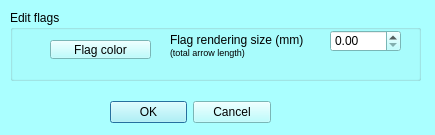
<?xml version="1.0" encoding="UTF-8"?>
<ui version="4.0">
 <class>mqEditAllFLGDialog</class>
 <widget class="QDialog" name="mqEditAllFLGDialog">
  <property name="geometry">
   <rect>
    <x>0</x>
    <y>0</y>
    <width>435</width>
    <height>135</height>
   </rect>
  </property>
  <property name="palette">
   <palette>
    <active>
     <colorrole role="WindowText">
      <brush brushstyle="SolidPattern">
       <color alpha="255">
        <red>0</red>
        <green>0</green>
        <blue>0</blue>
       </color>
      </brush>
     </colorrole>
     <colorrole role="Button">
      <brush brushstyle="SolidPattern">
       <color alpha="255">
        <red>170</red>
        <green>255</green>
        <blue>255</blue>
       </color>
      </brush>
     </colorrole>
     <colorrole role="Light">
      <brush brushstyle="SolidPattern">
       <color alpha="255">
        <red>255</red>
        <green>255</green>
        <blue>255</blue>
       </color>
      </brush>
     </colorrole>
     <colorrole role="Midlight">
      <brush brushstyle="SolidPattern">
       <color alpha="255">
        <red>212</red>
        <green>255</green>
        <blue>255</blue>
       </color>
      </brush>
     </colorrole>
     <colorrole role="Dark">
      <brush brushstyle="SolidPattern">
       <color alpha="255">
        <red>85</red>
        <green>127</green>
        <blue>127</blue>
       </color>
      </brush>
     </colorrole>
     <colorrole role="Mid">
      <brush brushstyle="SolidPattern">
       <color alpha="255">
        <red>113</red>
        <green>170</green>
        <blue>170</blue>
       </color>
      </brush>
     </colorrole>
     <colorrole role="Text">
      <brush brushstyle="SolidPattern">
       <color alpha="255">
        <red>0</red>
        <green>0</green>
        <blue>0</blue>
       </color>
      </brush>
     </colorrole>
     <colorrole role="BrightText">
      <brush brushstyle="SolidPattern">
       <color alpha="255">
        <red>255</red>
        <green>255</green>
        <blue>255</blue>
       </color>
      </brush>
     </colorrole>
     <colorrole role="ButtonText">
      <brush brushstyle="SolidPattern">
       <color alpha="255">
        <red>0</red>
        <green>0</green>
        <blue>0</blue>
       </color>
      </brush>
     </colorrole>
     <colorrole role="Base">
      <brush brushstyle="SolidPattern">
       <color alpha="255">
        <red>255</red>
        <green>255</green>
        <blue>255</blue>
       </color>
      </brush>
     </colorrole>
     <colorrole role="Window">
      <brush brushstyle="SolidPattern">
       <color alpha="255">
        <red>170</red>
        <green>255</green>
        <blue>255</blue>
       </color>
      </brush>
     </colorrole>
     <colorrole role="Shadow">
      <brush brushstyle="SolidPattern">
       <color alpha="255">
        <red>0</red>
        <green>0</green>
        <blue>0</blue>
       </color>
      </brush>
     </colorrole>
     <colorrole role="AlternateBase">
      <brush brushstyle="SolidPattern">
       <color alpha="255">
        <red>212</red>
        <green>255</green>
        <blue>255</blue>
       </color>
      </brush>
     </colorrole>
     <colorrole role="ToolTipBase">
      <brush brushstyle="SolidPattern">
       <color alpha="255">
        <red>255</red>
        <green>255</green>
        <blue>220</blue>
       </color>
      </brush>
     </colorrole>
     <colorrole role="ToolTipText">
      <brush brushstyle="SolidPattern">
       <color alpha="255">
        <red>0</red>
        <green>0</green>
        <blue>0</blue>
       </color>
      </brush>
     </colorrole>
    </active>
    <inactive>
     <colorrole role="WindowText">
      <brush brushstyle="SolidPattern">
       <color alpha="255">
        <red>0</red>
        <green>0</green>
        <blue>0</blue>
       </color>
      </brush>
     </colorrole>
     <colorrole role="Button">
      <brush brushstyle="SolidPattern">
       <color alpha="255">
        <red>170</red>
        <green>255</green>
        <blue>255</blue>
       </color>
      </brush>
     </colorrole>
     <colorrole role="Light">
      <brush brushstyle="SolidPattern">
       <color alpha="255">
        <red>255</red>
        <green>255</green>
        <blue>255</blue>
       </color>
      </brush>
     </colorrole>
     <colorrole role="Midlight">
      <brush brushstyle="SolidPattern">
       <color alpha="255">
        <red>212</red>
        <green>255</green>
        <blue>255</blue>
       </color>
      </brush>
     </colorrole>
     <colorrole role="Dark">
      <brush brushstyle="SolidPattern">
       <color alpha="255">
        <red>85</red>
        <green>127</green>
        <blue>127</blue>
       </color>
      </brush>
     </colorrole>
     <colorrole role="Mid">
      <brush brushstyle="SolidPattern">
       <color alpha="255">
        <red>113</red>
        <green>170</green>
        <blue>170</blue>
       </color>
      </brush>
     </colorrole>
     <colorrole role="Text">
      <brush brushstyle="SolidPattern">
       <color alpha="255">
        <red>0</red>
        <green>0</green>
        <blue>0</blue>
       </color>
      </brush>
     </colorrole>
     <colorrole role="BrightText">
      <brush brushstyle="SolidPattern">
       <color alpha="255">
        <red>255</red>
        <green>255</green>
        <blue>255</blue>
       </color>
      </brush>
     </colorrole>
     <colorrole role="ButtonText">
      <brush brushstyle="SolidPattern">
       <color alpha="255">
        <red>0</red>
        <green>0</green>
        <blue>0</blue>
       </color>
      </brush>
     </colorrole>
     <colorrole role="Base">
      <brush brushstyle="SolidPattern">
       <color alpha="255">
        <red>255</red>
        <green>255</green>
        <blue>255</blue>
       </color>
      </brush>
     </colorrole>
     <colorrole role="Window">
      <brush brushstyle="SolidPattern">
       <color alpha="255">
        <red>170</red>
        <green>255</green>
        <blue>255</blue>
       </color>
      </brush>
     </colorrole>
     <colorrole role="Shadow">
      <brush brushstyle="SolidPattern">
       <color alpha="255">
        <red>0</red>
        <green>0</green>
        <blue>0</blue>
       </color>
      </brush>
     </colorrole>
     <colorrole role="AlternateBase">
      <brush brushstyle="SolidPattern">
       <color alpha="255">
        <red>212</red>
        <green>255</green>
        <blue>255</blue>
       </color>
      </brush>
     </colorrole>
     <colorrole role="ToolTipBase">
      <brush brushstyle="SolidPattern">
       <color alpha="255">
        <red>255</red>
        <green>255</green>
        <blue>220</blue>
       </color>
      </brush>
     </colorrole>
     <colorrole role="ToolTipText">
      <brush brushstyle="SolidPattern">
       <color alpha="255">
        <red>0</red>
        <green>0</green>
        <blue>0</blue>
       </color>
      </brush>
     </colorrole>
    </inactive>
    <disabled>
     <colorrole role="WindowText">
      <brush brushstyle="SolidPattern">
       <color alpha="255">
        <red>85</red>
        <green>127</green>
        <blue>127</blue>
       </color>
      </brush>
     </colorrole>
     <colorrole role="Button">
      <brush brushstyle="SolidPattern">
       <color alpha="255">
        <red>170</red>
        <green>255</green>
        <blue>255</blue>
       </color>
      </brush>
     </colorrole>
     <colorrole role="Light">
      <brush brushstyle="SolidPattern">
       <color alpha="255">
        <red>255</red>
        <green>255</green>
        <blue>255</blue>
       </color>
      </brush>
     </colorrole>
     <colorrole role="Midlight">
      <brush brushstyle="SolidPattern">
       <color alpha="255">
        <red>212</red>
        <green>255</green>
        <blue>255</blue>
       </color>
      </brush>
     </colorrole>
     <colorrole role="Dark">
      <brush brushstyle="SolidPattern">
       <color alpha="255">
        <red>85</red>
        <green>127</green>
        <blue>127</blue>
       </color>
      </brush>
     </colorrole>
     <colorrole role="Mid">
      <brush brushstyle="SolidPattern">
       <color alpha="255">
        <red>113</red>
        <green>170</green>
        <blue>170</blue>
       </color>
      </brush>
     </colorrole>
     <colorrole role="Text">
      <brush brushstyle="SolidPattern">
       <color alpha="255">
        <red>85</red>
        <green>127</green>
        <blue>127</blue>
       </color>
      </brush>
     </colorrole>
     <colorrole role="BrightText">
      <brush brushstyle="SolidPattern">
       <color alpha="255">
        <red>255</red>
        <green>255</green>
        <blue>255</blue>
       </color>
      </brush>
     </colorrole>
     <colorrole role="ButtonText">
      <brush brushstyle="SolidPattern">
       <color alpha="255">
        <red>85</red>
        <green>127</green>
        <blue>127</blue>
       </color>
      </brush>
     </colorrole>
     <colorrole role="Base">
      <brush brushstyle="SolidPattern">
       <color alpha="255">
        <red>170</red>
        <green>255</green>
        <blue>255</blue>
       </color>
      </brush>
     </colorrole>
     <colorrole role="Window">
      <brush brushstyle="SolidPattern">
       <color alpha="255">
        <red>170</red>
        <green>255</green>
        <blue>255</blue>
       </color>
      </brush>
     </colorrole>
     <colorrole role="Shadow">
      <brush brushstyle="SolidPattern">
       <color alpha="255">
        <red>0</red>
        <green>0</green>
        <blue>0</blue>
       </color>
      </brush>
     </colorrole>
     <colorrole role="AlternateBase">
      <brush brushstyle="SolidPattern">
       <color alpha="255">
        <red>170</red>
        <green>255</green>
        <blue>255</blue>
       </color>
      </brush>
     </colorrole>
     <colorrole role="ToolTipBase">
      <brush brushstyle="SolidPattern">
       <color alpha="255">
        <red>255</red>
        <green>255</green>
        <blue>220</blue>
       </color>
      </brush>
     </colorrole>
     <colorrole role="ToolTipText">
      <brush brushstyle="SolidPattern">
       <color alpha="255">
        <red>0</red>
        <green>0</green>
        <blue>0</blue>
       </color>
      </brush>
     </colorrole>
    </disabled>
   </palette>
  </property>
  <property name="windowTitle">
   <string>Edit all selected flags</string>
  </property>
  <widget class="QWidget" name="layoutWidget">
   <property name="geometry">
    <rect>
     <x>110</x>
     <y>100</y>
     <width>161</width>
     <height>25</height>
    </rect>
   </property>
   <layout class="QHBoxLayout" name="horizontalLayout_2">
    <item>
     <widget class="QDialogButtonBox" name="buttonBox">
      <property name="orientation">
       <enum>Qt::Horizontal</enum>
      </property>
      <property name="standardButtons">
       <set>QDialogButtonBox::Cancel|QDialogButtonBox::Ok</set>
      </property>
     </widget>
    </item>
   </layout>
  </widget>
  <widget class="QGroupBox" name="groupBox">
   <property name="geometry">
    <rect>
     <x>10</x>
     <y>10</y>
     <width>411</width>
     <height>71</height>
    </rect>
   </property>
   <property name="title">
    <string>Edit flags</string>
   </property>
   <widget class="mqColorChooserButton" name="FlagColorButton">
    <property name="geometry">
     <rect>
      <x>40</x>
      <y>30</y>
      <width>101</width>
      <height>19</height>
     </rect>
    </property>
    <property name="text">
     <string>Flag color</string>
    </property>
   </widget>
   <widget class="QDoubleSpinBox" name="FlagRenderingSizeValue">
    <property name="geometry">
     <rect>
      <x>320</x>
      <y>20</y>
      <width>71</width>
      <height>22</height>
     </rect>
    </property>
   </widget>
   <widget class="QLabel" name="label_5">
    <property name="geometry">
     <rect>
      <x>160</x>
      <y>20</y>
      <width>151</width>
      <height>31</height>
     </rect>
    </property>
    <property name="text">
     <string>&lt;html&gt;&lt;head/&gt;&lt;body&gt;&lt;p&gt;Flag rendering size (mm)&lt;br/&gt;&lt;span style=&quot; font-size:7pt;&quot;&gt;(total arrow length)&lt;/span&gt;&lt;/p&gt;&lt;/body&gt;&lt;/html&gt;</string>
    </property>
   </widget>
  </widget>
 </widget>
 <customwidgets>
  <customwidget>
   <class>mqColorChooserButton</class>
   <extends>QToolButton</extends>
   <header location="global">mqcolorchooserbutton.h</header>
  </customwidget>
 </customwidgets>
 <resources>
  <include location="../Icons/icons.qrc"/>
  <include location="../Icons/icons.qrc"/>
 </resources>
 <connections>
  <connection>
   <sender>buttonBox</sender>
   <signal>accepted()</signal>
   <receiver>mqEditAllFLGDialog</receiver>
   <slot>accept()</slot>
   <hints>
    <hint type="sourcelabel">
     <x>248</x>
     <y>254</y>
    </hint>
    <hint type="destinationlabel">
     <x>157</x>
     <y>274</y>
    </hint>
   </hints>
  </connection>
  <connection>
   <sender>buttonBox</sender>
   <signal>rejected()</signal>
   <receiver>mqEditAllFLGDialog</receiver>
   <slot>reject()</slot>
   <hints>
    <hint type="sourcelabel">
     <x>316</x>
     <y>260</y>
    </hint>
    <hint type="destinationlabel">
     <x>286</x>
     <y>274</y>
    </hint>
   </hints>
  </connection>
 </connections>
</ui>
